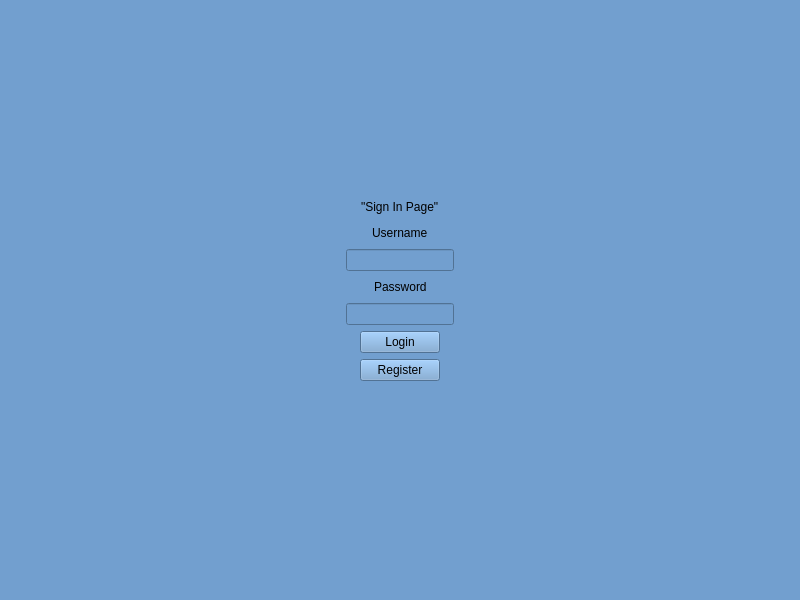
<?xml version="1.0" encoding="UTF-8"?>
<ui version="4.0">
 <class>Location</class>
 <widget class="QMainWindow" name="Location">
  <property name="geometry">
   <rect>
    <x>0</x>
    <y>0</y>
    <width>800</width>
    <height>600</height>
   </rect>
  </property>
  <property name="windowTitle">
   <string>Location</string>
  </property>
  <property name="styleSheet">
   <string notr="true">background-color: rgb(114, 159, 207);</string>
  </property>
  <widget class="QWidget" name="centralWidget">
   <layout class="QGridLayout" name="gridLayout">
    <item row="0" column="0">
     <widget class="QStackedWidget" name="stackedWidget">
      <property name="currentIndex">
       <number>0</number>
      </property>
      <widget class="QWidget" name="page">
       <layout class="QGridLayout" name="gridLayout_2">
        <item row="0" column="1">
         <spacer name="verticalSpacer">
          <property name="orientation">
           <enum>Qt::Vertical</enum>
          </property>
          <property name="sizeHint" stdset="0">
           <size>
            <width>20</width>
            <height>40</height>
           </size>
          </property>
         </spacer>
        </item>
        <item row="2" column="1">
         <layout class="QVBoxLayout" name="verticalLayout_2">
          <item>
           <layout class="QHBoxLayout" name="horizontalLayout_16">
            <item>
             <spacer name="horizontalSpacer_11">
              <property name="orientation">
               <enum>Qt::Horizontal</enum>
              </property>
              <property name="sizeHint" stdset="0">
               <size>
                <width>40</width>
                <height>20</height>
               </size>
              </property>
             </spacer>
            </item>
            <item>
             <widget class="QLabel" name="label_2">
              <property name="text">
               <string>Username</string>
              </property>
             </widget>
            </item>
            <item>
             <spacer name="horizontalSpacer_12">
              <property name="orientation">
               <enum>Qt::Horizontal</enum>
              </property>
              <property name="sizeHint" stdset="0">
               <size>
                <width>40</width>
                <height>20</height>
               </size>
              </property>
             </spacer>
            </item>
           </layout>
          </item>
          <item>
           <layout class="QHBoxLayout" name="horizontalLayout_5">
            <item>
             <spacer name="horizontalSpacer_10">
              <property name="orientation">
               <enum>Qt::Horizontal</enum>
              </property>
              <property name="sizeHint" stdset="0">
               <size>
                <width>40</width>
                <height>20</height>
               </size>
              </property>
             </spacer>
            </item>
            <item>
             <widget class="QLineEdit" name="lineEdit_2"/>
            </item>
            <item>
             <spacer name="horizontalSpacer_9">
              <property name="orientation">
               <enum>Qt::Horizontal</enum>
              </property>
              <property name="sizeHint" stdset="0">
               <size>
                <width>40</width>
                <height>20</height>
               </size>
              </property>
             </spacer>
            </item>
           </layout>
          </item>
          <item>
           <layout class="QHBoxLayout" name="horizontalLayout_4">
            <item>
             <spacer name="horizontalSpacer_7">
              <property name="orientation">
               <enum>Qt::Horizontal</enum>
              </property>
              <property name="sizeHint" stdset="0">
               <size>
                <width>40</width>
                <height>20</height>
               </size>
              </property>
             </spacer>
            </item>
            <item>
             <widget class="QLabel" name="label">
              <property name="text">
               <string>Password</string>
              </property>
             </widget>
            </item>
            <item>
             <spacer name="horizontalSpacer_8">
              <property name="orientation">
               <enum>Qt::Horizontal</enum>
              </property>
              <property name="sizeHint" stdset="0">
               <size>
                <width>40</width>
                <height>20</height>
               </size>
              </property>
             </spacer>
            </item>
           </layout>
          </item>
          <item>
           <layout class="QHBoxLayout" name="horizontalLayout_3">
            <item>
             <spacer name="horizontalSpacer_5">
              <property name="orientation">
               <enum>Qt::Horizontal</enum>
              </property>
              <property name="sizeHint" stdset="0">
               <size>
                <width>40</width>
                <height>20</height>
               </size>
              </property>
             </spacer>
            </item>
            <item>
             <widget class="QLineEdit" name="lineEdit"/>
            </item>
            <item>
             <spacer name="horizontalSpacer_6">
              <property name="orientation">
               <enum>Qt::Horizontal</enum>
              </property>
              <property name="sizeHint" stdset="0">
               <size>
                <width>40</width>
                <height>20</height>
               </size>
              </property>
             </spacer>
            </item>
           </layout>
          </item>
          <item>
           <layout class="QHBoxLayout" name="horizontalLayout_2">
            <item>
             <spacer name="horizontalSpacer_3">
              <property name="orientation">
               <enum>Qt::Horizontal</enum>
              </property>
              <property name="sizeHint" stdset="0">
               <size>
                <width>40</width>
                <height>20</height>
               </size>
              </property>
             </spacer>
            </item>
            <item>
             <widget class="QPushButton" name="pushButton_2">
              <property name="text">
               <string>Login</string>
              </property>
             </widget>
            </item>
            <item>
             <spacer name="horizontalSpacer_4">
              <property name="orientation">
               <enum>Qt::Horizontal</enum>
              </property>
              <property name="sizeHint" stdset="0">
               <size>
                <width>40</width>
                <height>20</height>
               </size>
              </property>
             </spacer>
            </item>
           </layout>
          </item>
          <item>
           <layout class="QHBoxLayout" name="horizontalLayout">
            <item>
             <spacer name="horizontalSpacer">
              <property name="orientation">
               <enum>Qt::Horizontal</enum>
              </property>
              <property name="sizeHint" stdset="0">
               <size>
                <width>40</width>
                <height>20</height>
               </size>
              </property>
             </spacer>
            </item>
            <item>
             <widget class="QPushButton" name="pushButton">
              <property name="text">
               <string>Register</string>
              </property>
             </widget>
            </item>
            <item>
             <spacer name="horizontalSpacer_2">
              <property name="orientation">
               <enum>Qt::Horizontal</enum>
              </property>
              <property name="sizeHint" stdset="0">
               <size>
                <width>40</width>
                <height>20</height>
               </size>
              </property>
             </spacer>
            </item>
           </layout>
          </item>
         </layout>
        </item>
        <item row="1" column="1">
         <layout class="QHBoxLayout" name="horizontalLayout_7">
          <item>
           <spacer name="horizontalSpacer_13">
            <property name="orientation">
             <enum>Qt::Horizontal</enum>
            </property>
            <property name="sizeHint" stdset="0">
             <size>
              <width>40</width>
              <height>20</height>
             </size>
            </property>
           </spacer>
          </item>
          <item>
           <widget class="QLabel" name="label_3">
            <property name="styleSheet">
             <string notr="true">font: italic 16pt &quot;Suruma&quot;;</string>
            </property>
            <property name="text">
             <string>&quot;Sign In Page&quot;</string>
            </property>
           </widget>
          </item>
          <item>
           <spacer name="horizontalSpacer_14">
            <property name="orientation">
             <enum>Qt::Horizontal</enum>
            </property>
            <property name="sizeHint" stdset="0">
             <size>
              <width>40</width>
              <height>20</height>
             </size>
            </property>
           </spacer>
          </item>
         </layout>
        </item>
        <item row="2" column="2">
         <spacer name="horizontalSpacer_36">
          <property name="orientation">
           <enum>Qt::Horizontal</enum>
          </property>
          <property name="sizeHint" stdset="0">
           <size>
            <width>40</width>
            <height>20</height>
           </size>
          </property>
         </spacer>
        </item>
        <item row="2" column="0">
         <spacer name="horizontalSpacer_35">
          <property name="orientation">
           <enum>Qt::Horizontal</enum>
          </property>
          <property name="sizeHint" stdset="0">
           <size>
            <width>40</width>
            <height>20</height>
           </size>
          </property>
         </spacer>
        </item>
        <item row="3" column="1">
         <spacer name="verticalSpacer_3">
          <property name="orientation">
           <enum>Qt::Vertical</enum>
          </property>
          <property name="sizeHint" stdset="0">
           <size>
            <width>20</width>
            <height>40</height>
           </size>
          </property>
         </spacer>
        </item>
       </layout>
      </widget>
      <widget class="QWidget" name="page_2">
       <layout class="QGridLayout" name="gridLayout_3">
        <item row="5" column="1">
         <layout class="QHBoxLayout" name="horizontalLayout_13">
          <item>
           <spacer name="horizontalSpacer_28">
            <property name="orientation">
             <enum>Qt::Horizontal</enum>
            </property>
            <property name="sizeHint" stdset="0">
             <size>
              <width>40</width>
              <height>20</height>
             </size>
            </property>
           </spacer>
          </item>
          <item>
           <widget class="QLineEdit" name="lineEdit_5"/>
          </item>
          <item>
           <spacer name="horizontalSpacer_27">
            <property name="orientation">
             <enum>Qt::Horizontal</enum>
            </property>
            <property name="sizeHint" stdset="0">
             <size>
              <width>40</width>
              <height>20</height>
             </size>
            </property>
           </spacer>
          </item>
         </layout>
        </item>
        <item row="6" column="1">
         <layout class="QHBoxLayout" name="horizontalLayout_12">
          <item>
           <spacer name="horizontalSpacer_25">
            <property name="orientation">
             <enum>Qt::Horizontal</enum>
            </property>
            <property name="sizeHint" stdset="0">
             <size>
              <width>40</width>
              <height>20</height>
             </size>
            </property>
           </spacer>
          </item>
          <item>
           <widget class="QLabel" name="label_6">
            <property name="text">
             <string>Username</string>
            </property>
           </widget>
          </item>
          <item>
           <spacer name="horizontalSpacer_26">
            <property name="orientation">
             <enum>Qt::Horizontal</enum>
            </property>
            <property name="sizeHint" stdset="0">
             <size>
              <width>40</width>
              <height>20</height>
             </size>
            </property>
           </spacer>
          </item>
         </layout>
        </item>
        <item row="7" column="1">
         <layout class="QHBoxLayout" name="horizontalLayout_6">
          <item>
           <spacer name="horizontalSpacer_24">
            <property name="orientation">
             <enum>Qt::Horizontal</enum>
            </property>
            <property name="sizeHint" stdset="0">
             <size>
              <width>40</width>
              <height>20</height>
             </size>
            </property>
           </spacer>
          </item>
          <item>
           <widget class="QLineEdit" name="lineEdit_4"/>
          </item>
          <item>
           <spacer name="horizontalSpacer_23">
            <property name="orientation">
             <enum>Qt::Horizontal</enum>
            </property>
            <property name="sizeHint" stdset="0">
             <size>
              <width>40</width>
              <height>20</height>
             </size>
            </property>
           </spacer>
          </item>
         </layout>
        </item>
        <item row="2" column="1">
         <layout class="QHBoxLayout" name="horizontalLayout_17">
          <item>
           <spacer name="horizontalSpacer_31">
            <property name="orientation">
             <enum>Qt::Horizontal</enum>
            </property>
            <property name="sizeHint" stdset="0">
             <size>
              <width>40</width>
              <height>20</height>
             </size>
            </property>
           </spacer>
          </item>
          <item>
           <widget class="QLabel" name="label_8">
            <property name="text">
             <string>Name</string>
            </property>
           </widget>
          </item>
          <item>
           <spacer name="horizontalSpacer_32">
            <property name="orientation">
             <enum>Qt::Horizontal</enum>
            </property>
            <property name="sizeHint" stdset="0">
             <size>
              <width>40</width>
              <height>20</height>
             </size>
            </property>
           </spacer>
          </item>
         </layout>
        </item>
        <item row="3" column="1">
         <layout class="QHBoxLayout" name="horizontalLayout_15">
          <item>
           <spacer name="horizontalSpacer_30">
            <property name="orientation">
             <enum>Qt::Horizontal</enum>
            </property>
            <property name="sizeHint" stdset="0">
             <size>
              <width>40</width>
              <height>20</height>
             </size>
            </property>
           </spacer>
          </item>
          <item>
           <widget class="QLineEdit" name="lineEdit_6"/>
          </item>
          <item>
           <spacer name="horizontalSpacer_33">
            <property name="orientation">
             <enum>Qt::Horizontal</enum>
            </property>
            <property name="sizeHint" stdset="0">
             <size>
              <width>40</width>
              <height>20</height>
             </size>
            </property>
           </spacer>
          </item>
         </layout>
        </item>
        <item row="0" column="1">
         <spacer name="verticalSpacer_2">
          <property name="orientation">
           <enum>Qt::Vertical</enum>
          </property>
          <property name="sizeHint" stdset="0">
           <size>
            <width>20</width>
            <height>40</height>
           </size>
          </property>
         </spacer>
        </item>
        <item row="4" column="0">
         <spacer name="horizontalSpacer_38">
          <property name="orientation">
           <enum>Qt::Horizontal</enum>
          </property>
          <property name="sizeHint" stdset="0">
           <size>
            <width>40</width>
            <height>20</height>
           </size>
          </property>
         </spacer>
        </item>
        <item row="4" column="1">
         <layout class="QHBoxLayout" name="horizontalLayout_14">
          <item>
           <spacer name="horizontalSpacer_29">
            <property name="orientation">
             <enum>Qt::Horizontal</enum>
            </property>
            <property name="sizeHint" stdset="0">
             <size>
              <width>40</width>
              <height>20</height>
             </size>
            </property>
           </spacer>
          </item>
          <item>
           <widget class="QLabel" name="label_7">
            <property name="text">
             <string>Phone</string>
            </property>
           </widget>
          </item>
          <item>
           <spacer name="horizontalSpacer_34">
            <property name="orientation">
             <enum>Qt::Horizontal</enum>
            </property>
            <property name="sizeHint" stdset="0">
             <size>
              <width>40</width>
              <height>20</height>
             </size>
            </property>
           </spacer>
          </item>
         </layout>
        </item>
        <item row="8" column="1">
         <layout class="QVBoxLayout" name="verticalLayout_3">
          <item>
           <layout class="QHBoxLayout" name="horizontalLayout_8">
            <item>
             <spacer name="horizontalSpacer_15">
              <property name="orientation">
               <enum>Qt::Horizontal</enum>
              </property>
              <property name="sizeHint" stdset="0">
               <size>
                <width>40</width>
                <height>20</height>
               </size>
              </property>
             </spacer>
            </item>
            <item>
             <widget class="QLabel" name="label_4">
              <property name="text">
               <string>Password</string>
              </property>
             </widget>
            </item>
            <item>
             <spacer name="horizontalSpacer_16">
              <property name="orientation">
               <enum>Qt::Horizontal</enum>
              </property>
              <property name="sizeHint" stdset="0">
               <size>
                <width>40</width>
                <height>20</height>
               </size>
              </property>
             </spacer>
            </item>
           </layout>
          </item>
          <item>
           <layout class="QHBoxLayout" name="horizontalLayout_9">
            <item>
             <spacer name="horizontalSpacer_17">
              <property name="orientation">
               <enum>Qt::Horizontal</enum>
              </property>
              <property name="sizeHint" stdset="0">
               <size>
                <width>40</width>
                <height>20</height>
               </size>
              </property>
             </spacer>
            </item>
            <item>
             <widget class="QLineEdit" name="lineEdit_3"/>
            </item>
            <item>
             <spacer name="horizontalSpacer_18">
              <property name="orientation">
               <enum>Qt::Horizontal</enum>
              </property>
              <property name="sizeHint" stdset="0">
               <size>
                <width>40</width>
                <height>20</height>
               </size>
              </property>
             </spacer>
            </item>
           </layout>
          </item>
          <item>
           <layout class="QHBoxLayout" name="horizontalLayout_11">
            <item>
             <spacer name="horizontalSpacer_21">
              <property name="orientation">
               <enum>Qt::Horizontal</enum>
              </property>
              <property name="sizeHint" stdset="0">
               <size>
                <width>40</width>
                <height>20</height>
               </size>
              </property>
             </spacer>
            </item>
            <item>
             <widget class="QPushButton" name="pushButton_4">
              <property name="text">
               <string>Register</string>
              </property>
             </widget>
            </item>
            <item>
             <spacer name="horizontalSpacer_22">
              <property name="orientation">
               <enum>Qt::Horizontal</enum>
              </property>
              <property name="sizeHint" stdset="0">
               <size>
                <width>40</width>
                <height>20</height>
               </size>
              </property>
             </spacer>
            </item>
           </layout>
          </item>
         </layout>
        </item>
        <item row="1" column="1">
         <layout class="QHBoxLayout" name="horizontalLayout_10">
          <item>
           <spacer name="horizontalSpacer_19">
            <property name="orientation">
             <enum>Qt::Horizontal</enum>
            </property>
            <property name="sizeHint" stdset="0">
             <size>
              <width>40</width>
              <height>20</height>
             </size>
            </property>
           </spacer>
          </item>
          <item>
           <widget class="QLabel" name="label_5">
            <property name="styleSheet">
             <string notr="true">font: italic 16pt &quot;Suruma&quot;;</string>
            </property>
            <property name="text">
             <string>&quot;Sign Up Page&quot;</string>
            </property>
           </widget>
          </item>
          <item>
           <spacer name="horizontalSpacer_20">
            <property name="orientation">
             <enum>Qt::Horizontal</enum>
            </property>
            <property name="sizeHint" stdset="0">
             <size>
              <width>40</width>
              <height>20</height>
             </size>
            </property>
           </spacer>
          </item>
         </layout>
        </item>
        <item row="6" column="2">
         <spacer name="horizontalSpacer_37">
          <property name="orientation">
           <enum>Qt::Horizontal</enum>
          </property>
          <property name="sizeHint" stdset="0">
           <size>
            <width>40</width>
            <height>20</height>
           </size>
          </property>
         </spacer>
        </item>
        <item row="9" column="1">
         <spacer name="verticalSpacer_4">
          <property name="orientation">
           <enum>Qt::Vertical</enum>
          </property>
          <property name="sizeHint" stdset="0">
           <size>
            <width>20</width>
            <height>40</height>
           </size>
          </property>
         </spacer>
        </item>
       </layout>
      </widget>
      <widget class="QWidget" name="page_3"/>
     </widget>
    </item>
   </layout>
  </widget>
  <widget class="QStatusBar" name="statusBar"/>
 </widget>
 <layoutdefault spacing="6" margin="11"/>
 <resources/>
 <connections/>
</ui>
